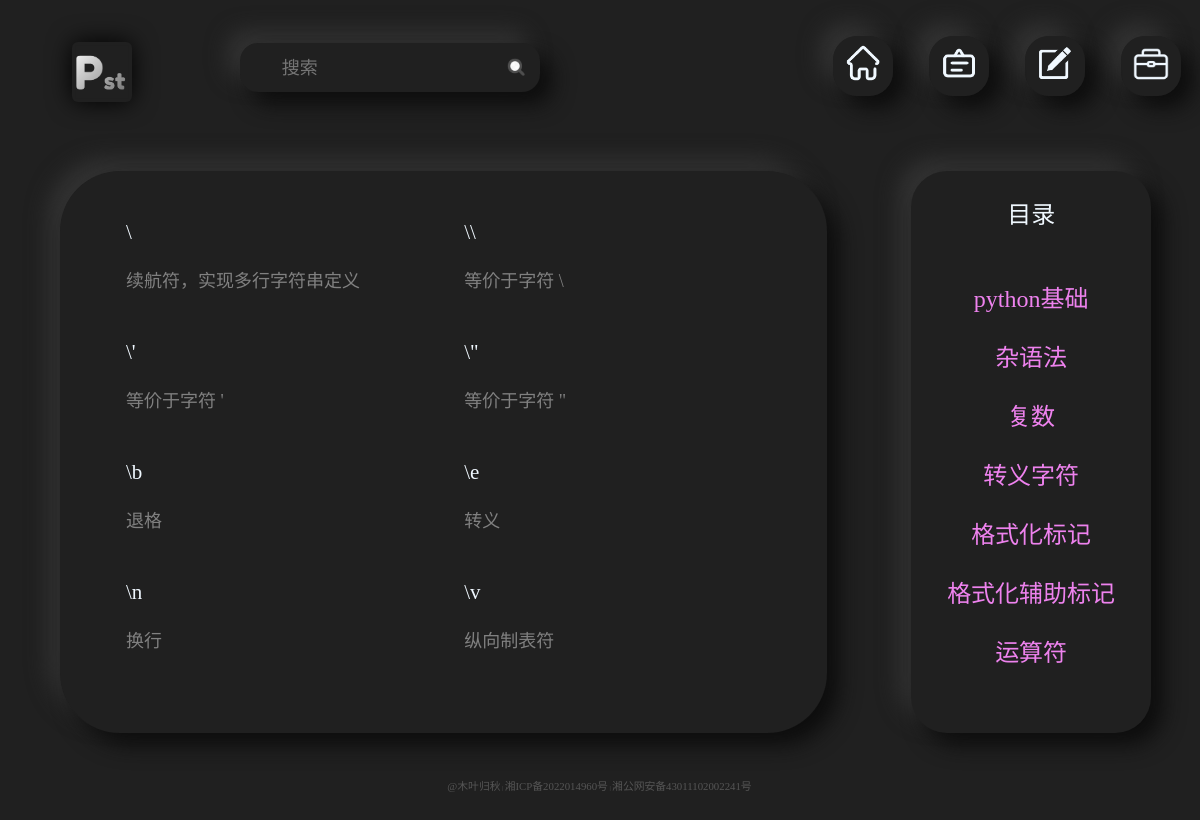
The app's page /app_1/4 with its own data.
### app_1/models.py (models this page shows, shortened)
class Contents(models.Model):
    headline = models.ForeignKey(Titles, on_delete=models.CASCADE, verbose_name='所属标题')
    name = models.CharField(max_length=20)
    content = models.CharField(max_length=60)
    class Meta:
        verbose_name = '内容'
        verbose_name_plural = '内容'

class Titles(models.Model):
    id = models.IntegerField(primary_key=True)
    title = models.CharField(max_length=20)
    class Meta:
        verbose_name = '目录'
        verbose_name_plural = '目录'

### app_1/views.py (the view)
# urls.py: path('app_1/', include('app_1.urls')),
def app_1(request, id):
    titles = Titles.objects.all()
    content_list = Contents.objects.filter(headline__id=id)
    return render(request, 'app_1.html', locals())

### templates/app_1.html (shortened to what this page needs)
{% extends "base.html" %}
{% block static %}
    {% load static %}
    <link rel="stylesheet" href="{% static "app_1/app_1.css" %}">
{% endblock %}
{% block body %}
    <div class="app_1_warp">
        <div class="left">
            <div class="content">
                <div class="dodo">
                    {% for it in content_list%}
                        <div>
                        <p class="name">{{ it.name }}</p>
                        <p>{{ it.content }}</p>
                        </div>
                {% endfor %}
                </div>
            </div>
        </div>
        <div class="right">
            <p>目录</p>
            <div class="catalog">
                {% for it in titles %}
                    <p><a href="{% url 'app_1' it.id %}">{{ it.title }}</a></p>
                {% endfor %}
            </div>
        </div>
    </div>
{% endblock %}

### publicStatic/base.css (style rules this page uses)
html { font-size: 10px; font-family: 微软雅黑; }
body { background-color: #202020; padding: 0; margin: 0; }

### publicStatic/app_1/app_1.css (style rules this page uses)
.app_1_warp { width: 100%; height: 80%; top: 15%; left: 0; position: absolute; }
.left { width: 64%; height: 88%; left: 5%; top: 8%; position: absolute; }
.content { width: 100%; height: 100%; top: 0; position: absolute; border-radius: 10rem; box-shadow: 2rem 2rem 3.5rem #0d0d0d, -2rem -2rem 3.5rem #333333; }
.dodo { width: 90%; height: 90%; left: 5%; top: 5%; position: absolute; overflow-y: scroll; }
.dodo div { width: 45%; height: 20rem; margin-left: 4%; float: left; }
.dodo p { font-size: 3rem; color: gray; }
.dodo .name { color: aliceblue; font-size: 3.5rem; }
.right { width: 20%; height: 88%; background-color: #202020; right: 4%; top: 8%; position: absolute; border-radius: 6rem; box-shadow: 2rem 2rem 3.5rem #0d0d0d, -2rem -2rem 3.5rem #333333; }
.right p { text-align: center; font-size: 4rem; color: aliceblue; }
.catalog { height: 75%; width: 80%; left: 10%; bottom: 10%; position: absolute; overflow-y: scroll; overflow-x: hidden; }
.catalog a { text-decoration: none; color: violet; }

### records on screen
Contents: name "\\", content "续航符，实现多行字符串定义"
Contents: name "\\\\", content "等价于字符 \\"
Contents: name "\\'", content "等价于字符 '"
Contents: name "\\\"", content "等价于字符 \""
Contents: name "\\b", content "退格"
Contents: name "\\e", content "转义"
Contents: name "\\n", content "换行"
Contents: name "\\v", content "纵向制表符"
Titles: title "python基础"
Titles: title "杂语法"
Titles: title "复数"
Titles: title "转义字符"
Titles: title "格式化标记"
Titles: title "格式化辅助标记"
Titles: title "运算符"
